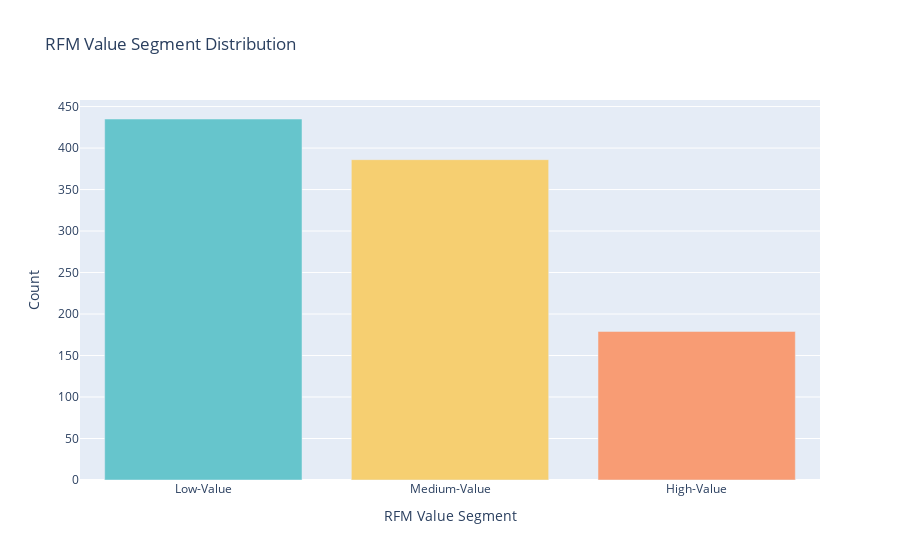

Source (notebook cell):
### Code cell
# RFM Segment Distribution

segment_counts =  data['Value_Segment'].value_counts().reset_index()

segment_counts.columns = ['Value Segment', 'Count']

pastel_colors = px.colors.qualitative.Pastel

# Create BAR chart pf Segments

fig_segment_dist = px.bar( segment_counts, x='Value Segment', y='Count', color='Value Segment', color_discrete_sequence=pastel_colors, title='RFM Value Segment Distribution')

# Update the layout

fig_segment_dist.update_layout(xaxis_title ='RFM Value Segment', yaxis_title='Count', showlegend=False)

fig_segment_dist.show()

### Figure 1 — Plotly figure (JSON) as saved in the notebook; plotly's stock layout.template omitted (floating-point values rounded to 4 significant figures)
{"data": [{"alignmentgroup": "True", "hovertemplate": "Value Segment=%{x}<br>Count=%{y}<extra></extra>", "legendgroup": "Low-Value", "marker": {"color": "rgb(102, 197, 204)", "pattern": {"shape": ""}}, "name": "Low-Value", "offsetgroup": "Low-Value", "orientation": "v", "showlegend": true, "textposition": "auto", "type": "bar", "x": ["Low-Value"], "xaxis": "x", "y": [435], "yaxis": "y"}, {"alignmentgroup": "True", "hovertemplate": "Value Segment=%{x}<br>Count=%{y}<extra></extra>", "legendgroup": "Medium-Value", "marker": {"color": "rgb(246, 207, 113)", "pattern": {"shape": ""}}, "name": "Medium-Value", "offsetgroup": "Medium-Value", "orientation": "v", "showlegend": true, "textposition": "auto", "type": "bar", "x": ["Medium-Value"], "xaxis": "x", "y": [386], "yaxis": "y"}, {"alignmentgroup": "True", "hovertemplate": "Value Segment=%{x}<br>Count=%{y}<extra></extra>", "legendgroup": "High-Value", "marker": {"color": "rgb(248, 156, 116)", "pattern": {"shape": ""}}, "name": "High-Value", "offsetgroup": "High-Value", "orientation": "v", "showlegend": true, "textposition": "auto", "type": "bar", "x": ["High-Value"], "xaxis": "x", "y": [179], "yaxis": "y"}], "layout": {"barmode": "relative", "legend": {"title": {"text": "Value Segment"}, "tracegroupgap": 0}, "showlegend": false, "title": {"text": "RFM Value Segment Distribution"}, "xaxis": {"anchor": "y", "categoryarray": ["Low-Value", "Medium-Value", "High-Value"], "categoryorder": "array", "domain": [0, 1], "title": {"text": "RFM Value Segment"}}, "yaxis": {"anchor": "x", "domain": [0, 1], "title": {"text": "Count"}}}}
